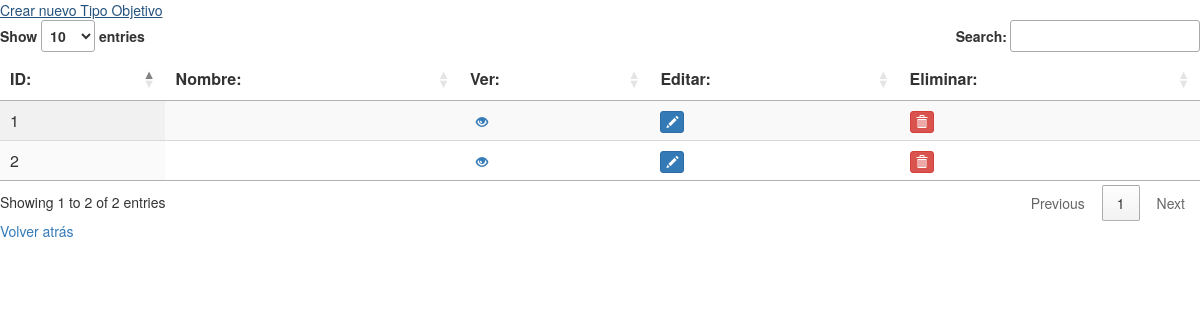
The page /index/tipo_objetivo on the database as committed earlier.
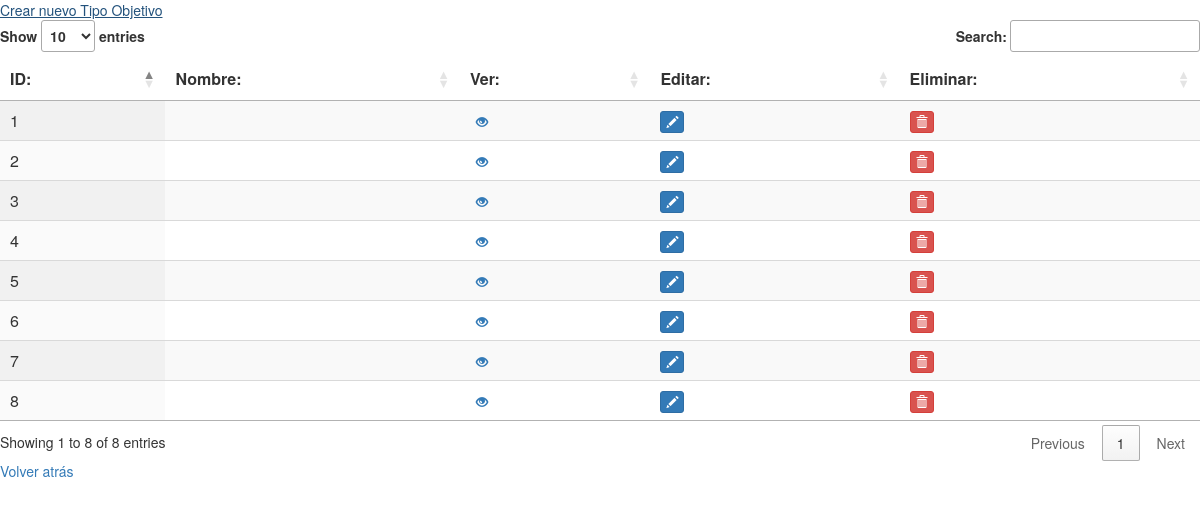
The same page on the database as committed later.
### ModelsMaster/models.py (models this page shows)
class TipoObjetivo(models.Model):
    id_to=models.AutoField(primary_key=True, db_column="id_Tipo_Objetivo")
    str_to_nombre=models.CharField(max_length=256, null=False, blank=False, db_column="Nombre")
    bool_to_eliminado=models.BooleanField(default=False, db_column="eliminado")
    class Meta:
        db_table = "tipo_objetivos"

### ModelsMaster/views.py (the view)
# urls.py: path('', views.index),
    def index(request):
        all = TipoObjetivo.objects.filter(bool_to_eliminado=False)
        args = {
            "tipos_objetivos":all
        }
        return render(request, 'TipoObjetivo/index.html', args)

### ModelsMaster/templates/TipoObjetivo/index.html (shortened to what this page needs)
{% extends '../base_index.html' %}
    {% block thead %}
    <th> ID: </th>
    <th> Nombre:</th>
    <th> Ver:</th>
    <th> Editar:</th>
    <th> Eliminar:</th>
    {% endblock %}
    {% block body %}
    <a href="/new/tipo_objetivo">Crear nuevo Tipo Objetivo</a>
    {% endblock %}
    {% block tbody %}
        {% if tipos_objetivos %}
            {% for tipo_objetivo in tipos_objetivos %}
            <tr>
                <td>{{tipo_objetivo.id_to}}</td>
                <td>{{tipo_objetivo.str_to_nombre}}</td>
                <td><a class="btn btn-xs glyphicon glyphicon-eye-open" href="/show/tipo_objetivo/{{tipo_objetivo.id_to}}"></a></td>
                <td><a class="btn btn-primary btn-xs glyphicon glyphicon-pencil" href="/edit/tipo_objetivo/{{tipo_objetivo.id_to}}"></a></td>
                <td><a class="btn btn-danger btn-xs glyphicon glyphicon-trash" href="/delete/tipo_objetivo/{{tipo_objetivo.id_to}}"></a></td>
            </tr>
            {% endfor %}
        {% else %}
            <h2>No se han encontrado ningún tipo Objetivo creado</h2>
        {% endif %}
    {% endblock %}

Rows that differ between the two databases and show on the page:
added TipoObjetivo: id_to "3"
added TipoObjetivo: id_to "4"
added TipoObjetivo: id_to "5"
added TipoObjetivo: id_to "6"
added TipoObjetivo: id_to "7"
added TipoObjetivo: id_to "8"
Other text that changed with them:
text written by a page script: "Show entries Search: Showing 1 to 2 of 2 entries Previous 1 Next" → "Show entries Search: Showing 1 to 8 of 8 entries Previous 1 Next"
